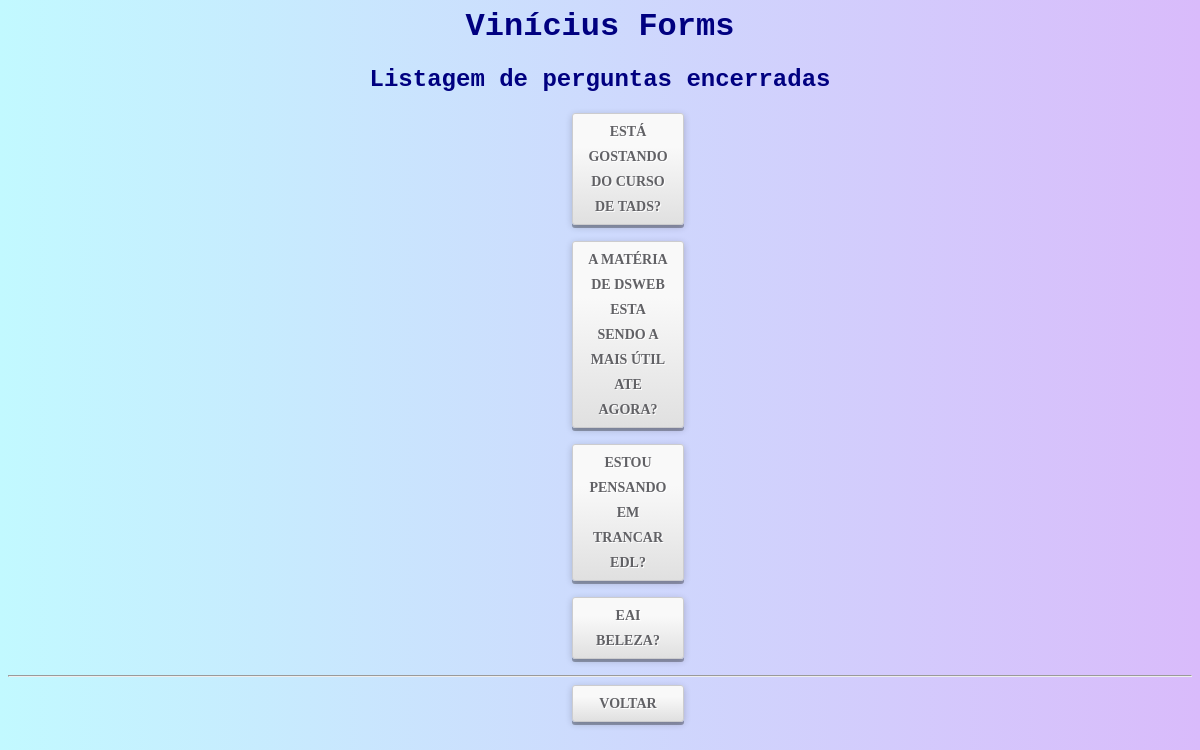
/enquete/encerradas/, run on the app's committed database.
### enquete/models.py (models this page shows, shortened)
class Pergunta(models.Model):
    enunciado = models.CharField(max_length = 200)
    data_pub = models.DateTimeField('data de publicação')
    data_fim = models.DateField('Data de encerramento', null = True)
    def pubicada_recentemente(self):
        marco_48h = timezone.now() - datetime.timedelta(hours = 48)
        agora = timezone.now()
        return marco_48h <= self.data_pub <= agora
    pubicada_recentemente.admin_order_field = 'data_pub'
    pubicada_recentemente.boolean = True
    pubicada_recentemente.short_description = 'recente?'

### enquete/views.py (the view)
class EncerradasView(View):
    def get(self, request, *args, **kwargs):
        lista_perguntas = Pergunta.objects.filter(data_fim__lt = timezone.now()).order_by('-data_pub')
        context = {'lista_perguntas': lista_perguntas}
        return render(request, 'enquete/encerradas.html', context)

### enquete/templates/enquete/encerradas.html (shortened to what this page needs)
<html>
{% load static %}
  <head>
      <link rel="stylesheet" href="{% static 'mysite/css/style.css' %}">
  </head>
  <body>
      <h1>Vinícius Forms</h1>
      <h2>Listagem de perguntas encerradas</h2>
        {% if lista_perguntas %}
            {% for pergunta in lista_perguntas%}
                <p><a class="botao01" href="{%url 'enquete:detalhes' pergunta.id%}/">
                    {{pergunta.enunciado}}
                    </a>
                </p>
            {% endfor %}
        {% else %}
        <h3>tem nenhuma enquete encerrada ainda não</h3>
        {% endif %}
        <hr/>
        <a class="botao01" href= "{% url 'enquete:index' %}">Voltar</a>
  </body>
</html>

### static/mysite/css/style.css (style rules this page uses)
body { background: -webkit-linear-gradient(left, #c2f9ff, #d9bbfb); background: -moz-linear-gradient(left, #c2f9ff, #d9bbfb); background: -ms-linear-gradient(left, #c2f9ff, #d9bbfb); background: -o-linear-gradient(left, #c2f9ff, #d9bbfb); background: linear-gradient(to right, #c2f9ff, #d9bbfb); text-align: center; }
h1, h2 { color: navy; font-family: Chalkduster, monospace; }
.botao01 { background: -webkit-linear-gradient(bottom, #E0E0E0, #F9F9F9 70%); background: -moz-linear-gradient(bottom, #E0E0E0, #F9F9F9 70%); background: -o-linear-gradient(bottom, #E0E0E0, #F9F9F9 70%); background: -ms-linear-gradient(bottom, #E0E0E0, #F9F9F9 70%); background: linear-gradient(bottom, #E0E0E0, #F9F9F9 70%); border: 1px solid #CCCCCE; border-radius: 3px; box-shadow: 0 3px 0 rgba(0, 0, 0, .3), 0 2px 7px rgba(0, 0, 0, 0.2); color: #616165; display: block; font-family: "Trebuchet MS"; font-size: 14px; font-weight: bold; line-height: 25px; text-align: center; text-decoration: none; text-transform: uppercase; text-shadow:1px 1px 0 #FFF; padding: 5px 15px; position: relative; width: 80px; margin-left: 47vw; }

### data on the page
Pergunta: enunciado "ESTÁ GOSTANDO DO CURSO DE TADS?"
Pergunta: enunciado "A MATÉRIA DE DSWEB ESTA SENDO A MAIS ÚTIL ATE AGORA?"
Pergunta: enunciado "ESTOU PENSANDO EM TRANCAR EDL?"
Pergunta: enunciado "EAI BELEZA?"
